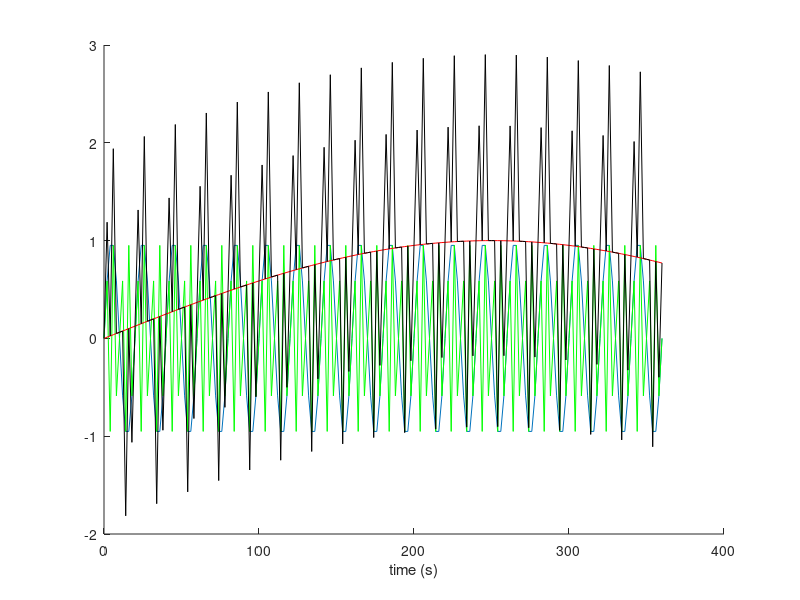

The MATLAB script that drew this image: (Note: this script raises an error after producing the figure.)

% testing a bandpass filter for [.009 .08] Hz

%% construct the time series
% we want to get out x1, which is in the desired frequency range
t = 0:2:360;
x1 = sin(2*pi*.05*t);
x2 = sin(2*pi*.2*t);
x3 = sin(2*pi*.001*t);
x = x1+x2+x3;

figure
hold on
plot(t,x1)
plot(t,x2,'g')
plot(t,x3,'r')
plot(t,x,'k')
xlabel('time (s)')


%% build the filter
freqrange = [.009 .08];
fs = 0.5;

[z,p,k] = butter(10,freqrange/(fs/2),'bandpass');
[sos,g] = zp2sos(z,p,k);
Hd = dfilt.df2sos(sos,g);

b = fir1(50,freqrange/(fs/2));

% % Display the filter response
% h = fvtool(Hd)
% set(h,'Analysis','freq')

%% test the filter
y1 = filter(Hd,x);
y2 = filtfilt(sos,g,x);
y3 = filtfilt(b,1,x);
% y4 = rd_bandpass(x,freqrange,fs); % same as FIR filtfilt

figure
hold on
plot(t,y1)
plot(t,y2,'g')
plot(t,y3,'r')
plot(t,x1,'k')
xlabel('time (s)')
legend('butter/filter','butter/filtfilt','fir/filtfilt','orig')

figure
plot(x1,y3,'.')